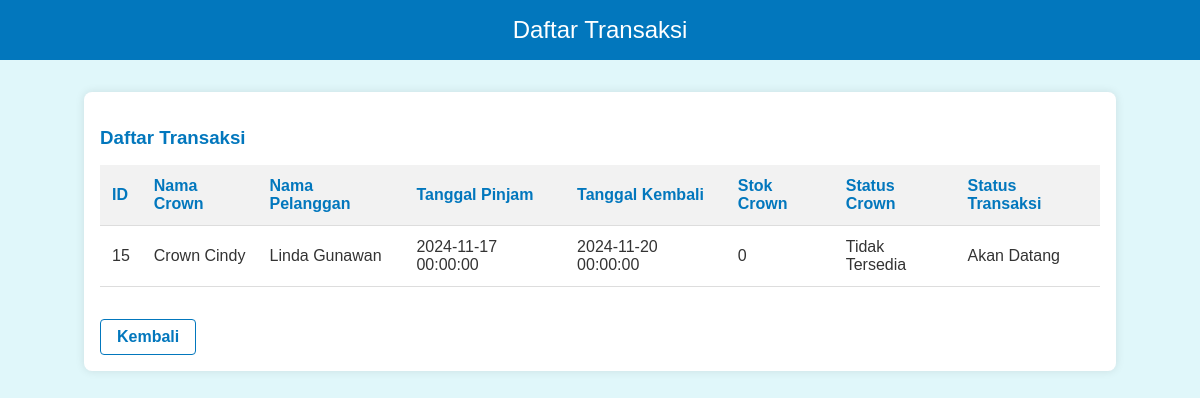
/daftar_transaksi.php, run on the app's committed database.
### tables this page shows
CREATE TABLE `transaksi` (
  `id` int(11) NOT NULL,
  `crown_id` varchar(11) DEFAULT NULL,
  `pelanggan_id` int(11) DEFAULT NULL,
  `tanggal_pinjam` datetime DEFAULT NULL,
  `tanggal_kembali` datetime DEFAULT NULL,
  `status` tinyint(1) NOT NULL
);

CREATE TABLE `crown` (
  `crown_id` varchar(11) NOT NULL,
  `nama_crown` varchar(100) NOT NULL,
  `foto` varchar(200) DEFAULT NULL,
  `kategori_id` int(11) DEFAULT NULL,
  `stok` int(11) DEFAULT 0,
  `status` tinyint(1) NOT NULL
);

CREATE TABLE `pelanggan` (
  `pelanggan_id` int(11) NOT NULL,
  `nama` varchar(100) NOT NULL
);

### daftar_transaksi.php (the view, shortened to what this page needs)
<?php
include "service/database.php";
$current_date = date('Y-m-d');
$data_transaksi = [];
$query_transaksi = "
    SELECT transaksi.*, pelanggan.nama AS nama_pelanggan, crown.nama_crown, crown.stok, crown.status AS crown_status
    FROM transaksi
    JOIN pelanggan ON transaksi.pelanggan_id = pelanggan.pelanggan_id
    JOIN crown ON transaksi.crown_id = crown.crown_id
";
$result_transaksi = $db->query($query_transaksi);
if ($result_transaksi) {
    while ($row = $result_transaksi->fetch_assoc()) {
        if ($row['tanggal_kembali'] < $current_date) {
            $status_transaksi = 'Selesai';
        } elseif ($row['tanggal_pinjam'] > $current_date) {
            $status_transaksi = 'Akan Datang';
        } else {
            $status_transaksi = 'Berlangsung';
        }
        $row['status_transaksi'] = $status_transaksi;
        $data_transaksi[] = $row;
    }
} else {
    $message = "<div class='message error'>Error: " . $db->error . "</div>";
}
?>
<!DOCTYPE html>
<html lang="id">
<head>
</head>
<body>
    <header>Daftar Transaksi</header>
    <div class="container">
        <h3>Daftar Transaksi</h3>
        <?php if (!empty($data_transaksi)): ?>
            <table>
                <thead>
                    <tr>
                        <th>ID</th>
                        <th>Nama Crown</th>
                        <th>Nama Pelanggan</th>
                        <th>Tanggal Pinjam</th>
                        <th>Tanggal Kembali</th>
                        <th>Stok Crown</th>
                        <th>Status Crown</th>
                        <th>Status Transaksi</th>
                    </tr>
                </thead>
                <tbody>
                    <?php foreach ($data_transaksi as $transaksi): ?>
                        <tr>
                            <td><?php echo htmlspecialchars($transaksi['id']); ?></td>
                            <td><?php echo htmlspecialchars($transaksi['nama_crown']); ?></td>
                            <td><?php echo htmlspecialchars($transaksi['nama_pelanggan']); ?></td>
                            <td><?php echo htmlspecialchars($transaksi['tanggal_pinjam']); ?></td>
                            <td><?php echo htmlspecialchars($transaksi['tanggal_kembali']); ?></td>
                            <td><?php echo htmlspecialchars($transaksi['stok']); ?></td>
                            <td><?php echo $transaksi['crown_status'] ? 'Tersedia' : 'Tidak Tersedia'; ?></td>
                            <td><?php echo htmlspecialchars($transaksi['status_transaksi']); ?></td>
                        </tr>
                    <?php endforeach; ?>
                </tbody>
            </table>
        <?php else: ?>
            <p>Tidak ada transaksi untuk ditampilkan.</p>
        <?php endif; ?>
        <a href="transaksi.php" class="link">Kembali</a>
    </div>
</body>
</html>

### daftar_transaksi.php (style rules this page uses)
body { font-family: Arial, sans-serif; background-color: #e0f7fa; margin: 0; padding: 0; color: #333; }
header { background-color: #0277bd; color: white; text-align: center; padding: 1rem; font-size: 1.5rem; }
.container { max-width: 1000px; margin: 2rem auto; padding: 1rem; background: white; box-shadow: 0 0 10px rgba(0, 0, 0, 0.1); border-radius: 8px; }
h3 { color: #0277bd; margin-bottom: 1rem; }
table { width: 100%; border-collapse: collapse; margin-bottom: 1rem; }
th, td { padding: 0.75rem; text-align: left; border-bottom: 1px solid #ddd; }
th { background-color: #f2f2f2; color: #0277bd; }
.link { display: inline-block; padding: 0.5rem 1rem; color: #0277bd; text-decoration: none; border: 1px solid #0277bd; border-radius: 4px; font-weight: bold; margin-top: 1rem; text-align: center; transition: background-color 0.3s, color 0.3s; }

### data on the page
transaksi: id "15", crown.nama_crown "Crown Cindy", pelanggan.nama "Linda Gunawan", tanggal_pinjam "2024-11-17 00:00:00", tanggal_kembali "2024-11-20 00:00:00", crown.stok "0", status_transaksi "Akan Datang"
